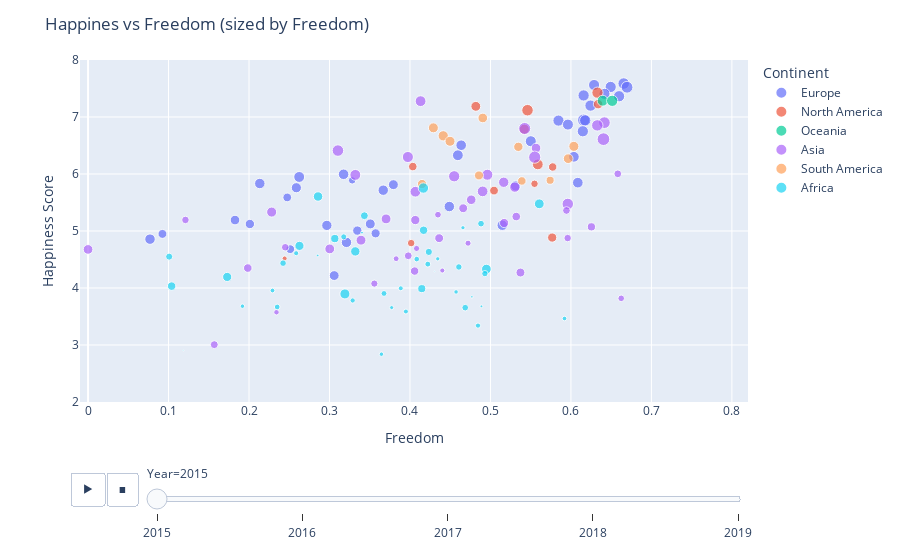

Notebook source saved alongside this figure:
### Code cell
fig = px.scatter(alldata
                 , x ="Freedom"
                 , y ="Happiness Score"
                 , animation_frame ="Year"
                 , animation_group ="Country"
                 , size ="GDP per capita"
                 , color ="Continent"
                 , hover_name ="Country"
                 #, facet_col ="Continent"
                 , size_max = 10
                ) 


fig.update_layout(title_text='Happines vs Freedom (sized by Freedom)')
fig.update_yaxes(range=[2,8])
fig.update_xaxes(range=[-0.01,round((max(alldata['Freedom']))+0.1,2)])

fig.show()

### Figure 1 — Plotly figure (JSON) as saved in the notebook; plotly's stock layout.template omitted (floating-point values rounded to 4 significant figures)
{"data": [{"hovertemplate": "<b>%{hovertext}</b><br><br>Continent=Europe<br>Year=2015<br>Freedom=%{x}<br>Happiness Score=%{y}<br>GDP per capita=%{marker.size}<extra></extra>", "hovertext": ["Switzerland", "Iceland", "Denmark", "Norway", "Finland", "Netherlands", "Sweden", "Austria", "Luxembourg", "Ireland", "Belgium", "United Kingdom", "Germany", "France", "Czech Republic", "Spain", "Malta", "Slovakia", "Italy", "Moldova", "Slovenia", "Lithuania", "Belarus", "Poland", "Croatia", "Russia", "Kosovo", "Estonia", "Montenegro", "Romania", "Serbia", "Portugal", "Latvia", "Macedonia", "Albania", "Bosnia and Herzegovina", "Greece", "Hungary", "Ukraine", "Bulgaria"], "ids": ["Switzerland", "Iceland", "Denmark", "Norway", "Finland", "Netherlands", "Sweden", "Austria", "Luxembourg", "Ireland", "Belgium", "United Kingdom", "Germany", "France", "Czech Republic", "Spain", "Malta", "Slovakia", "Italy", "Moldova", "Slovenia", "Lithuania", "Belarus", "Poland", "Croatia", "Russia", "Kosovo", "Estonia", "Montenegro", "Romania", "Serbia", "Portugal", "Latvia", "Macedonia", "Albania", "Bosnia and Herzegovina", "Greece", "Hungary", "Ukraine", "Bulgaria"], "legendgroup": "Europe", "marker": {"color": "#636efa", "size": [1.397, 1.302, 1.325, 1.459, 1.29, 1.329, 1.332, 1.337, 1.564, 1.336, 1.308, 1.266, 1.328, 1.278, 1.179, 1.23, 1.207, 1.169, 1.251, 0.5945, 1.185, 1.147, 1.032, 1.126, 1.083, 1.138, 0.8015, 1.152, 0.9744, 1.043, 0.9205, 1.16, 1.113, 0.9185, 0.8787, 0.8322, 1.154, 1.121, 0.7991, 1.012], "sizemode": "area", "sizeref": 0.02096, "symbol": "circle"}, "mode": "markers", "name": "Europe", "orientation": "v", "showlegend": true, "type": "scatter", "x": [0.6656, 0.6288, 0.6494, 0.6697, 0.6417, 0.6158, 0.6598, 0.6243, 0.6158, 0.6178, 0.5845, 0.5962, 0.6148, 0.5501, 0.4636, 0.4595, 0.6037, 0.3175, 0.2624, 0.3282, 0.6086, 0.2134, 0.3794, 0.5312, 0.2588, 0.3668, 0.2475, 0.4489, 0.1826, 0.3507, 0.2011, 0.5147, 0.2967, 0.3346, 0.3573, 0.09245, 0.07699, 0.3211, 0.2512, 0.3059], "xaxis": "x", "y": [7.587, 7.561, 7.527, 7.522, 7.406, 7.378, 7.364, 7.2, 6.946, 6.94, 6.937, 6.867, 6.75, 6.575, 6.505, 6.329, 6.302, 5.995, 5.948, 5.889, 5.848, 5.833, 5.813, 5.791, 5.759, 5.716, 5.589, 5.429, 5.192, 5.124, 5.123, 5.102, 5.098, 5.007, 4.959, 4.949, 4.857, 4.8, 4.681, 4.218], "yaxis": "y"}, {"hovertemplate": "<b>%{hovertext}</b><br><br>Continent=North America<br>Year=2015<br>Freedom=%{x}<br>Happiness Score=%{y}<br>GDP per capita=%{marker.size}<extra></extra>", "hovertext": ["Canada", "Costa Rica", "Mexico", "United States", "Panama", "Trinidad and Tobago", "El Salvador", "Guatemala", "Nicaragua", "Jamaica", "Dominican Republic", "Honduras", "Haiti"], "ids": ["Canada", "Costa Rica", "Mexico", "United States", "Panama", "Trinidad and Tobago", "El Salvador", "Guatemala", "Nicaragua", "Jamaica", "Dominican Republic", "Honduras", "Haiti"], "legendgroup": "North America", "marker": {"color": "#EF553B", "size": [1.326, 0.9558, 1.021, 1.395, 1.064, 1.212, 0.7645, 0.7455, 0.5933, 0.8104, 0.8954, 0.5953, 0.2667], "sizemode": "area", "sizeref": 0.02096, "symbol": "circle"}, "mode": "markers", "name": "North America", "orientation": "v", "showlegend": true, "type": "scatter", "x": [0.633, 0.6338, 0.4818, 0.546, 0.5421, 0.5588, 0.4035, 0.5773, 0.5547, 0.5044, 0.5767, 0.4015, 0.2442], "xaxis": "x", "y": [7.427, 7.226, 7.187, 7.119, 6.786, 6.168, 6.13, 6.123, 5.828, 5.709, 4.885, 4.788, 4.518], "yaxis": "y"}, {"hovertemplate": "<b>%{hovertext}</b><br><br>Continent=Oceania<br>Year=2015<br>Freedom=%{x}<br>Happiness Score=%{y}<br>GDP per capita=%{marker.size}<extra></extra>", "hovertext": ["New Zealand", "Australia"], "ids": ["New Zealand", "Australia"], "legendgroup": "Oceania", "marker": {"color": "#00cc96", "size": [1.25, 1.334], "sizemode": "area", "sizeref": 0.02096, "symbol": "circle"}, "mode": "markers", "name": "Oceania", "orientation": "v", "showlegend": true, "type": "scatter", "x": [0.6394, 0.6512], "xaxis": "x", "y": [7.286, 7.284], "yaxis": "y"}, {"hovertemplate": "<b>%{hovertext}</b><br><br>Continent=Asia<br>Year=2015<br>Freedom=%{x}<br>Happiness Score=%{y}<br>GDP per capita=%{marker.size}<extra></extra>", "hovertext": ["Israel", "United Arab Emirates", "Oman", "Singapore", "Qatar", "Thailand", "Saudi Arabia", "Taiwan", "Kuwait", "Uzbekistan", "Japan", "South Korea", "Bahrain", "Kazakhstan", "Malaysia", "North Cyprus", "Cyprus", "Turkmenistan", "Hong Kong", "Indonesia", "Vietnam", "Turkey", "Kyrgyzstan", "Bhutan", "Azerbaijan", "Pakistan", "Jordan", "China", "Philippines", "Laos", "Mongolia", "Lebanon", "Tajikistan", "Palestinian Territories", "Bangladesh", "Iran", "Iraq", "India", "Nepal", "Armenia", "Myanmar", "Georgia", "Sri Lanka", "Yemen", "Cambodia", "Afghanistan", "Syria"], "ids": ["Israel", "United Arab Emirates", "Oman", "Singapore", "Qatar", "Thailand", "Saudi Arabia", "Taiwan", "Kuwait", "Uzbekistan", "Japan", "South Korea", "Bahrain", "Kazakhstan", "Malaysia", "North Cyprus", "Cyprus", "Turkmenistan", "Hong Kong", "Indonesia", "Vietnam", "Turkey", "Kyrgyzstan", "Bhutan", "Azerbaijan", "Pakistan", "Jordan", "China", "Philippines", "Laos", "Mongolia", "Lebanon", "Tajikistan", "Palestinian Territories", "Bangladesh", "Iran", "Iraq", "India", "Nepal", "Armenia", "Myanmar", "Georgia", "Sri Lanka", "Yemen", "Cambodia", "Afghanistan", "Syria"], "legendgroup": "Asia", "marker": {"color": "#ab63fa", "size": [1.229, 1.427, 1.36, 1.522, 1.69, 0.9669, 1.395, 1.291, 1.554, 0.6324, 1.271, 1.245, 1.324, 1.123, 1.125, 1.208, 1.208, 0.9585, 1.386, 0.8283, 0.6322, 1.061, 0.4743, 0.7704, 1.024, 0.5954, 0.902, 0.8901, 0.7053, 0.5907, 0.8282, 1.026, 0.3905, 0.5987, 0.3975, 1.009, 0.9855, 0.645, 0.36, 0.7682, 0.2711, 0.7419, 0.8352, 0.5465, 0.4604, 0.3198, 0.6632], "sizemode": "area", "sizeref": 0.02096, "symbol": "circle"}, "mode": "markers", "name": "Asia", "orientation": "v", "showlegend": true, "type": "scatter", "x": [0.4132, 0.6416, 0.6327, 0.5425, 0.6404, 0.5566, 0.3105, 0.3974, 0.555, 0.6582, 0.4961, 0.3321, 0.4549, 0.5165, 0.5302, 0.4903, 0.4067, 0.4761, 0.5961, 0.4661, 0.5944, 0.2281, 0.4348, 0.5321, 0.3703, 0.121, 0.4066, 0.517, 0.6254, 0.5959, 0.4363, 0.3392, 0.4722, 0.245, 0.4082, 0.3003, 0, 0.3979, 0.3828, 0.1985, 0.4402, 0.4058, 0.5373, 0.3557, 0.6625, 0.2341, 0.1568], "xaxis": "x", "y": [7.278, 6.901, 6.853, 6.798, 6.611, 6.455, 6.411, 6.298, 6.295, 6.003, 5.987, 5.984, 5.96, 5.855, 5.77, 5.695, 5.689, 5.548, 5.474, 5.399, 5.36, 5.332, 5.286, 5.253, 5.212, 5.194, 5.192, 5.14, 5.073, 4.876, 4.874, 4.839, 4.786, 4.715, 4.694, 4.686, 4.677, 4.565, 4.514, 4.35, 4.307, 4.297, 4.271, 4.077, 3.819, 3.575, 3.006], "yaxis": "y"}, {"hovertemplate": "<b>%{hovertext}</b><br><br>Continent=South America<br>Year=2015<br>Freedom=%{x}<br>Happiness Score=%{y}<br>GDP per capita=%{marker.size}<extra></extra>", "hovertext": ["Brazil", "Venezuela", "Chile", "Argentina", "Uruguay", "Colombia", "Suriname", "Ecuador", "Bolivia", "Paraguay", "Peru"], "ids": ["Brazil", "Venezuela", "Chile", "Argentina", "Uruguay", "Colombia", "Suriname", "Ecuador", "Bolivia", "Paraguay", "Peru"], "legendgroup": "South America", "marker": {"color": "#FFA15A", "size": [0.9812, 1.044, 1.107, 1.054, 1.062, 0.9186, 0.9953, 0.864, 0.6813, 0.7599, 0.9002], "sizemode": "area", "sizeref": 0.02096, "symbol": "circle"}, "mode": "markers", "name": "South America", "orientation": "v", "showlegend": true, "type": "scatter", "x": [0.4905, 0.4291, 0.4413, 0.4497, 0.6036, 0.5347, 0.5966, 0.4857, 0.5741, 0.539, 0.415], "xaxis": "x", "y": [6.983, 6.81, 6.67, 6.574, 6.485, 6.477, 6.269, 5.975, 5.89, 5.878, 5.824], "yaxis": "y"}, {"hovertemplate": "<b>%{hovertext}</b><br><br>Continent=Africa<br>Year=2015<br>Freedom=%{x}<br>Happiness Score=%{y}<br>GDP per capita=%{marker.size}<extra></extra>", "hovertext": ["Libya", "Algeria", "Mauritius", "Nigeria", "Zambia", "Somaliland region", "Morocco", "Mozambique", "Lesotho", "Swaziland", "Tunisia", "South Africa", "Ghana", "Zimbabwe", "Liberia", "Sudan", "Congo (Kinshasa)", "Ethiopia", "Sierra Leone", "Mauritania", "Kenya", "Djibouti", "Botswana", "Malawi", "Cameroon", "Egypt", "Angola", "Mali", "Congo (Brazzaville)", "Comoros", "Uganda", "Senegal", "Gabon", "Niger", "Tanzania", "Madagascar", "Central African Republic", "Chad", "Guinea", "Ivory Coast", "Burkina Faso", "Rwanda", "Benin", "Burundi", "Togo"], "ids": ["Libya", "Algeria", "Mauritius", "Nigeria", "Zambia", "Somaliland region", "Morocco", "Mozambique", "Lesotho", "Swaziland", "Tunisia", "South Africa", "Ghana", "Zimbabwe", "Liberia", "Sudan", "Congo (Kinshasa)", "Ethiopia", "Sierra Leone", "Mauritania", "Kenya", "Djibouti", "Botswana", "Malawi", "Cameroon", "Egypt", "Angola", "Mali", "Congo (Brazzaville)", "Comoros", "Uganda", "Senegal", "Gabon", "Niger", "Tanzania", "Madagascar", "Central African Republic", "Chad", "Guinea", "Ivory Coast", "Burkina Faso", "Rwanda", "Benin", "Burundi", "Togo"], "legendgroup": "Africa", "marker": {"color": "#19d3f3", "size": [1.131, 0.9393, 1.008, 0.6543, 0.4704, 0.1885, 0.7348, 0.08308, 0.3755, 0.7121, 0.8811, 0.9205, 0.5456, 0.271, 0.0712, 0.5211, 0, 0.1907, 0.3302, 0.4541, 0.3647, 0.4402, 0.9936, 0.01604, 0.4225, 0.8818, 0.7578, 0.2607, 0.6787, 0.2391, 0.211, 0.365, 1.06, 0.0694, 0.2852, 0.2082, 0.0785, 0.3419, 0.1742, 0.4653, 0.2581, 0.2221, 0.2867, 0.0153, 0.2087], "sizemode": "area", "sizeref": 0.02096, "symbol": "circle"}, "mode": "markers", "name": "Africa", "orientation": "v", "showlegend": true, "type": "scatter", "x": [0.4167, 0.2858, 0.5607, 0.3433, 0.4883, 0.4658, 0.4169, 0.3404, 0.3177, 0.3066, 0.2627, 0.3321, 0.4234, 0.2586, 0.2853, 0.1008, 0.2261, 0.4345, 0.4084, 0.2423, 0.4222, 0.4607, 0.495, 0.4305, 0.4931, 0.1729, 0.1038, 0.3886, 0.4147, 0.2292, 0.4573, 0.3677, 0.3191, 0.4769, 0.3288, 0.1918, 0.4888, 0.235, 0.3772, 0.4687, 0.3949, 0.592, 0.4845, 0.1185, 0.3645], "xaxis": "x", "y": [5.754, 5.605, 5.477, 5.268, 5.129, 5.057, 5.013, 4.971, 4.898, 4.867, 4.739, 4.642, 4.633, 4.61, 4.571, 4.55, 4.517, 4.512, 4.507, 4.436, 4.419, 4.369, 4.332, 4.292, 4.252, 4.194, 4.033, 3.995, 3.989, 3.956, 3.931, 3.904, 3.896, 3.845, 3.781, 3.681, 3.678, 3.667, 3.656, 3.655, 3.587, 3.465, 3.34, 2.905, 2.839], "yaxis": "y"}], "layout": {"legend": {"itemsizing": "constant", "title": {"text": "Continent"}, "tracegroupgap": 0}, "margin": {"t": 60}, "sliders": [{"active": 0, "currentvalue": {"prefix": "Year="}, "len": 0.9, "pad": {"b": 10, "t": 60}, "steps": [{"args": [["2015"], {"frame": {"duration": 0, "redraw": false}, "fromcurrent": true, "mode": "immediate", "transition": {"duration": 0, "easing": "linear"}}], "label": "2015", "method": "animate"}, {"args": [["2016"], {"frame": {"duration": 0, "redraw": false}, "fromcurrent": true, "mode": "immediate", "transition": {"duration": 0, "easing": "linear"}}], "label": "2016", "method": "animate"}, {"args": [["2017"], {"frame": {"duration": 0, "redraw": false}, "fromcurrent": true, "mode": "immediate", "transition": {"duration": 0, "easing": "linear"}}], "label": "2017", "method": "animate"}, {"args": [["2018"], {"frame": {"duration": 0, "redraw": false}, "fromcurrent": true, "mode": "immediate", "transition": {"duration": 0, "easing": "linear"}}], "label": "2018", "method": "animate"}, {"args": [["2019"], {"frame": {"duration": 0, "redraw": false}, "fromcurrent": true, "mode": "immediate", "transition": {"duration": 0, "easing": "linear"}}], "label": "2019", "method": "animate"}], "x": 0.1, "xanchor": "left", "y": 0, "yanchor": "top"}], "title": {"text": "Happines vs Freedom (sized by Freedom)"}, "updatemenus": [{"buttons": [{"args": [null, {"frame": {"duration": 500, "redraw": false}, "fromcurrent": true, "mode": "immediate", "transition": {"duration": 500, "easing": "linear"}}], "label": "&#9654;", "method": "animate"}, {"args": [[null], {"frame": {"duration": 0, "redraw": false}, "fromcurrent": true, "mode": "immediate", "transition": {"duration": 0, "easing": "linear"}}], "label": "&#9724;", "method": "animate"}], "direction": "left", "pad": {"r": 10, "t": 70}, "showactive": false, "type": "buttons", "x": 0.1, "xanchor": "right", "y": 0, "yanchor": "top"}], "xaxis": {"anchor": "y", "domain": [0, 1], "range": [-0.01, 0.82], "title": {"text": "Freedom"}}, "yaxis": {"anchor": "x", "domain": [0, 1], "range": [2, 8], "title": {"text": "Happiness Score"}}}}
